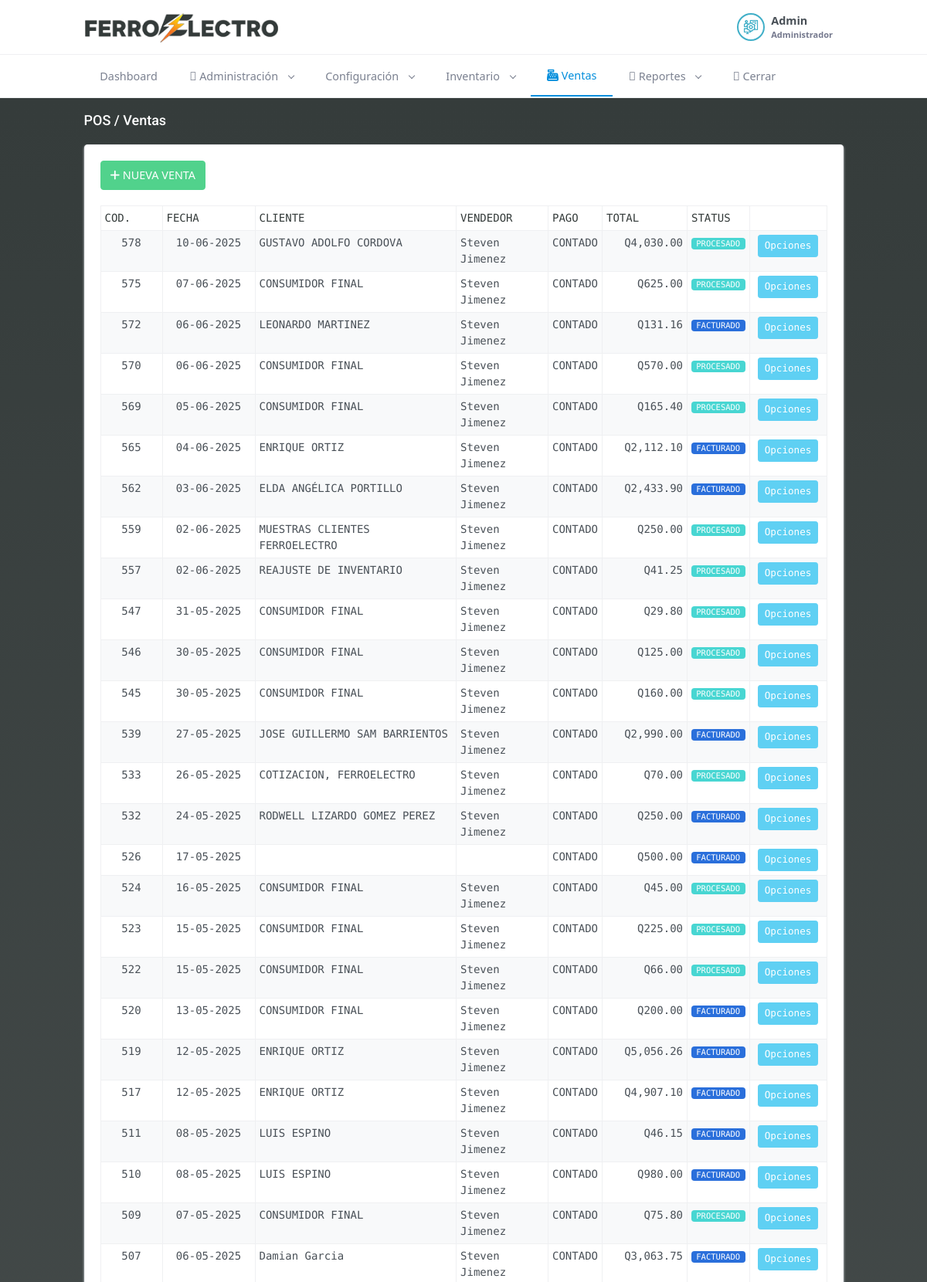
/index.php/pos (signed in, upper part), run on the app's committed database.
### tables this page shows
CREATE TABLE `ventas` (
  `id` int(11) NOT NULL,
  `idcliente` int(11) NOT NULL,
  `idasesor` int(11) NOT NULL,
  `fecha` date NOT NULL,
  `total` float(10,2) NOT NULL,
  `descuento` float(10,2) NOT NULL,
  `formapago` int(11) NOT NULL COMMENT '1 = contado 2 = credito',
  `status` int(11) NOT NULL DEFAULT 0 COMMENT '0 = creado 1 = pedido 2 = bodega 3 = facturado',
  `nc` int(11) NOT NULL
);

CREATE TABLE `clientes` (
  `id` int(11) NOT NULL,
  `nombre` varchar(300) NOT NULL,
  `nit` varchar(20) NOT NULL,
  `razonsocial` varchar(150) NOT NULL,
  `contacto` varchar(150) NOT NULL,
  `email` varchar(150) NOT NULL,
  `direccion` text NOT NULL,
  `asesor` int(11) NOT NULL,
  `status` int(11) NOT NULL DEFAULT 1
);

CREATE TABLE `usuarios` (
  `id` int(11) NOT NULL,
  `usuario` varchar(100) NOT NULL,
  `clave` varchar(70) NOT NULL,
  `nombre` varchar(200) NOT NULL,
  `email` varchar(200) NOT NULL,
  `rol` int(11) NOT NULL,
  `status` int(11) NOT NULL DEFAULT 1
);

### application/controllers/Pos.php (called while the page is built, shortened)
<?php
class Pos extends CI_Controller {
	public function __construct()
  	{
		$this->db->query("SET sql_mode=(SELECT REPLACE(@@sql_mode, 'ONLY_FULL_GROUP_BY', ''));");
  	}
	public function index()
	{
        $d['title'] = 'POS';
        $h['title'] =  $d['title'];
        if($_SESSION['rol'] == 1 || $_SESSION['rol'] == 3 || $_SESSION['rol'] == 4 || $_SESSION['rol'] == 5){
			$this->db->query("SET sql_mode=(SELECT REPLACE(@@sql_mode, 'ONLY_FULL_GROUP_BY', ''));");
            $d['ventas'] = $this->model->get_all_ventas();
        }elseif($_SESSION['rol'] == 2){
			$this->db->query("SET sql_mode=(SELECT REPLACE(@@sql_mode, 'ONLY_FULL_GROUP_BY', ''));");
            $d['ventas'] = $this->model->get_all_ventas_asesor($_SESSION['uid']);
        }
        $this->load->view('header_view', $h);
		$this->load->view('pos_view', $d);
        $this->load->view('footer_view', $h);
	}
}

### index.php (called while the page is built, shortened)
<?php
require_once BASEPATH.'core/CodeIgniter.php';

### application/models/Model.php (called while the page is built, shortened)
<?php
class Model extends CI_Model
{
  public function get_cliente($idc){
    $str = 'clientes.id idclient, clientes.nombre, clientes.nit, clientes.razonsocial, clientes.contacto, clientes.email, clientes.direccion, clientes.asesor, clientes.status statuscliente, ';
    $str .= 'usuarios.id idasesor, usuarios.nombre usuarionombre';
    $q= $this
        ->db
        ->select($str)
	      ->from('clientes')
        ->where('clientes.id', $idc)
        ->join('usuarios', 'usuarios.id = clientes.asesor')
        ->get();
    if($q->num_rows() > 0) {
      return $q->result_array();
    }
    return array();
  }
  public function get_all_ventas(){
    $q= $this
        ->db
        ->select('*')
	      ->from('ventas')
        ->order_by('id', 'desc')
        ->get();
    if($q->num_rows() > 0) {
      return $q->result_array();
    }
    return array();
  }
  public function get_lasuma_venta($idv){
    $str = 'inventario.id idpv, inventario.idcompra, inventario.idproducto,  SUM(inventario.costo) sumatotalcosto, inventario.idventa, SUM(inventario.venta) sumatotal, inventario.status statusidpv, ';
    $str .= 'productos.id idpr, productos.sku, productos.nombreproducto, productos.descripcion, productos.proveedorid, productos.categoriaid, productos.costo, productos.venta, productos.marcaid, productos.status statusprod';
    $q= $this
        ->db
        ->select($str)
	      ->from('inventario')
        ->where('inventario.idventa', $idv)
        ->join('productos', 'productos.id = inventario.idproducto')
        ->get();
    if($q->num_rows() > 0) {
      return $q->result_array();
    }
    return array();
  }
}

### application/views/pos_view.php (the view, shortened to what this page needs)
<div class="main-content">
    <div class="page-content">
        <div class="container-fluid">
            <div class="row">
                <div class="col-12">
                    <div class="page-title-box d-flex align-items-center justify-content-between">
                        <h4 class="mb-0"><?= $title . ' / Ventas' ?></h4>
                    </div>
                </div>
            </div>
            <div class="row">
                <div class="col-xl-12">
                    <div class="card card-h-100">
                        <div class="card-body">
                        <?php
                        if($_SESSION['rol'] == 1 || $_SESSION['rol'] == 2 || $_SESSION['rol'] == 5){
                        ?>
                        <a href="<?= base_url('pos/nueva_venta') ?>" class="btn btn-success" style="margin-bottom: 20px;"><i class="fas fa-plus"></i> NUEVA VENTA</a>
                        <?php
                        }
                        ?>
                            <div class="table-responsive">
                                <table id="posDatatable" class="table table-striped table-bordered table-condensed table-hovered" style="width:100%">
                                    <thead>
                                        <tr>
                                            <th>COD.</th>
                                            <th>FECHA</th>
                                            <th>CLIENTE</th>
                                            <th>VENDEDOR</th>
                                            <th>PAGO</th>
                                            <th>TOTAL</th>
                                            <th>STATUS</th>
                                            <th class="no-print"></th>
                                        </tr>
                                    </thead>
                                    <tbody>
                                        <?php
                                        foreach($ventas as $v){
                                            $cliente = $this->model->get_cliente($v['idcliente']);
                                            @$asesor = $cliente[0]['usuarionombre'];
                                            $ventaModel = $this->model->get_lasuma_venta($v['id']);
                                            $total = $ventaModel[0]['sumatotal'];
                                            $descuento = $v['descuento'];
                                            $formapago = $v['formapago'];
                                            if($formapago == 1){
                                                $formapago = "CONTADO";
                                            }else{
                                                $formapago = "CRÉDITO";
                                            }
                                            $descuento = $total * $descuento;
                                            $grantotal = $total - $descuento;
                                            $status = $v['status'];
                                            $labelStatus = '';
                                            if($status == 1){
                                                $labelStatus = '<span class="badge badge-pill" style="background-color: #e77c06;">CREADO</span>';
                                            }elseif($status == 2){
                                                $labelStatus = '<span class="badge badge-pill badge-info" style="background-color: #48d6d2;">PROCESADO</span>';
                                            }elseif($status == 3){
                                                $labelStatus = '<span class="badge badge-pill badge-info" style="background-color: #2a6fdb;">FACTURADO</span>';
                                            }elseif($status == 4){
                                                $labelStatus = '<span class="badge badge-pill badge-info" style="background-color: #a6bcff;">PAGADO</span>';
                                            }elseif($status == 55){
                                                $labelStatus = '<span class="badge badge-pill badge-info" style="background-color: #b33636;">ELIMINADO</span>';
                                            }
                                            if($grantotal > 0){
                                        ?>
                                        <tr>
                                            <td style="width: 80px; text-align: center;"><?= $v['id'] ?></td>
                                            <td style="width: 120px; text-align: center;"><?= date('d-m-Y', strtotime($v['fecha'])) ?></td>
                                            <td><?= $cliente[0]['nombre'] ?></td>
                                            <td><?= @$asesor ?></td>
                                            <td style="width: 70px; text-align: center;"><?= $formapago?></td>
                                            <td style="width: 110px; text-align: right;"><?= 'Q' . number_format($grantotal, 2, '.', ',') ?></td>
                                            <td style="width: 80px; text-align: center;"><?= $labelStatus ?></td>
                                            <?php
                                            if($v['status'] == 0){
                                            ?>
                                            <td class="no-print" style="text-align: center; width: 50px;">
                                                <a href="<?= base_url('administracion/clientes/reactivar_cliente/' . $v['id']) ?>" class="btn btn-sm btn-default"><i class="fa fa-refresh"></i></a>
                                            </td>
                                            <?php
                                            }else{
                                            ?>
                                            <td class="no-print" style="text-align: center; width: 100px;">
                                                <div class="btn-group" role="group" aria-label="Button group with nested dropdown">
                                                    <div class="btn-group" role="group">
                                                        <button id="btnGroupDrop1" type="button" class="btn btn-sm btn-info btn-block dropdown-toggle" data-bs-toggle="dropdown" aria-expanded="false">
                                                        Opciones
                                                        </button>
                                                    </div>
                                                </div>
                                            </td>
                                            <?php
                                            }
                                            ?>
                                        </tr>
                                        <?php
                                            }
                                        }
                                        ?>
                                    </tbody>
                                </table>
                            </div>
                        </div>
                    </div>
                </div>
            </div>
        </div>
    </div>

### assets/login/css/login.css (style rules this page uses)
#bodyall { background: #343b3a; background: -moz-linear-gradient(180deg, #343b3a 0%, #5a5f5f 52%, rgba(255,255,255,1) 100%); background: -webkit-linear-gradient(180deg, #343b3a 0%, #5a5f5f 52%, rgba(255,255,255,1) 100%); background: linear-gradient(180deg, #343b3a 0%, #5a5f5f 52%, rgba(255,255,255,1) 100%); filter: progid:DXImageTransform.Microsoft.gradient(startColorstr="#343b3a",endColorstr="#ffffff",GradientType=1); }
.page-title-box > h4 { color: #fff !important; }
label, th { color: #343b3a; }

### application/views/pos_view.php (style rules this page uses)
table { font-family: 'Source Code Pro', monospace; font-size: 14px; }
.table > :not(caption) > * > * { padding: 5px; }

### data on the page
ventas: id "578", fecha "10-06-2025", idcliente.nombre "GUSTAVO ADOLFO CORDOVA", usuarios.nombre "Steven Jimenez", formapago "CONTADO", grantotal "4,030.00", status "PROCESADO"
ventas: id "575", fecha "07-06-2025", idcliente.nombre "CONSUMIDOR FINAL", usuarios.nombre "Steven Jimenez", formapago "CONTADO", grantotal "625.00", status "PROCESADO"
ventas: id "572", fecha "06-06-2025", idcliente.nombre "LEONARDO MARTINEZ", usuarios.nombre "Steven Jimenez", formapago "CONTADO", grantotal "131.16", status "FACTURADO"
ventas: id "570", fecha "06-06-2025", idcliente.nombre "CONSUMIDOR FINAL", usuarios.nombre "Steven Jimenez", formapago "CONTADO", grantotal "570.00", status "PROCESADO"
ventas: id "569", fecha "05-06-2025", idcliente.nombre "CONSUMIDOR FINAL", usuarios.nombre "Steven Jimenez", formapago "CONTADO", grantotal "165.40", status "PROCESADO"
ventas: id "565", fecha "04-06-2025", idcliente.nombre "ENRIQUE ORTIZ", usuarios.nombre "Steven Jimenez", formapago "CONTADO", grantotal "2,112.10", status "FACTURADO"
ventas: id "562", fecha "03-06-2025", idcliente.nombre "ELDA ANGÉLICA PORTILLO", usuarios.nombre "Steven Jimenez", formapago "CONTADO", grantotal "2,433.90", status "FACTURADO"
ventas: id "559", fecha "02-06-2025", idcliente.nombre "MUESTRAS CLIENTES FERROELECTRO", usuarios.nombre "Steven Jimenez", formapago "CONTADO", grantotal "250.00", status "PROCESADO"
ventas: id "557", fecha "02-06-2025", idcliente.nombre "REAJUSTE DE INVENTARIO", usuarios.nombre "Steven Jimenez", formapago "CONTADO", grantotal "41.25", status "PROCESADO"
ventas: id "547", fecha "31-05-2025", idcliente.nombre "CONSUMIDOR FINAL", usuarios.nombre "Steven Jimenez", formapago "CONTADO", grantotal "29.80", status "PROCESADO"
ventas: id "546", fecha "30-05-2025", idcliente.nombre "CONSUMIDOR FINAL", usuarios.nombre "Steven Jimenez", formapago "CONTADO", grantotal "125.00", status "PROCESADO"
ventas: id "545", fecha "30-05-2025", idcliente.nombre "CONSUMIDOR FINAL", usuarios.nombre "Steven Jimenez", formapago "CONTADO", grantotal "160.00", status "PROCESADO"
ventas: id "539", fecha "27-05-2025", idcliente.nombre "JOSE GUILLERMO SAM BARRIENTOS", usuarios.nombre "Steven Jimenez", formapago "CONTADO", grantotal "2,990.00", status "FACTURADO"
ventas: id "533", fecha "26-05-2025", idcliente.nombre "COTIZACION, FERROELECTRO", usuarios.nombre "Steven Jimenez", formapago "CONTADO", grantotal "70.00", status "PROCESADO"
ventas: id "532", fecha "24-05-2025", idcliente.nombre "RODWELL LIZARDO GOMEZ PEREZ", usuarios.nombre "Steven Jimenez", formapago "CONTADO", grantotal "250.00", status "FACTURADO"
ventas: id "526", fecha "17-05-2025", formapago "CONTADO", grantotal "500.00", status "FACTURADO"
ventas: id "524", fecha "16-05-2025", idcliente.nombre "CONSUMIDOR FINAL", usuarios.nombre "Steven Jimenez", formapago "CONTADO", grantotal "45.00", status "PROCESADO"
ventas: id "523", fecha "15-05-2025", idcliente.nombre "CONSUMIDOR FINAL", usuarios.nombre "Steven Jimenez", formapago "CONTADO", grantotal "225.00", status "PROCESADO"
ventas: id "522", fecha "15-05-2025", idcliente.nombre "CONSUMIDOR FINAL", usuarios.nombre "Steven Jimenez", formapago "CONTADO", grantotal "66.00", status "PROCESADO"
ventas: id "520", fecha "13-05-2025", idcliente.nombre "CONSUMIDOR FINAL", usuarios.nombre "Steven Jimenez", formapago "CONTADO", grantotal "200.00", status "FACTURADO"
ventas: id "519", fecha "12-05-2025", idcliente.nombre "ENRIQUE ORTIZ", usuarios.nombre "Steven Jimenez", formapago "CONTADO", grantotal "5,056.26", status "FACTURADO"
ventas: id "517", fecha "12-05-2025", idcliente.nombre "ENRIQUE ORTIZ", usuarios.nombre "Steven Jimenez", formapago "CONTADO", grantotal "4,907.10", status "FACTURADO"
ventas: id "511", fecha "08-05-2025", idcliente.nombre "LUIS ESPINO", usuarios.nombre "Steven Jimenez", formapago "CONTADO", grantotal "46.15", status "FACTURADO"
ventas: id "510", fecha "08-05-2025", idcliente.nombre "LUIS ESPINO", usuarios.nombre "Steven Jimenez", formapago "CONTADO", grantotal "980.00", status "FACTURADO"
ventas: id "509", fecha "07-05-2025", idcliente.nombre "CONSUMIDOR FINAL", usuarios.nombre "Steven Jimenez", formapago "CONTADO", grantotal "75.80", status "PROCESADO"
ventas: id "507", fecha "06-05-2025", idcliente.nombre "Damian Garcia", usuarios.nombre "Steven Jimenez", formapago "CONTADO", grantotal "3,063.75", status "FACTURADO"

### other printed values
$_SESSION['nombre'] "Admin"
$_SESSION['rolname'] "Administrador"
$title "POS"
